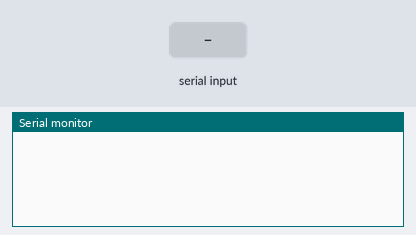
Bench run of a sketch on a simulated Arduino Uno, built with avr-gcc and run on an emulated ATmega328P. Parts: the last lines printed to the serial monitor. The test bench sets the inputs (shaded band).

Above: at 1.2 s.
1.3 s: "90,45\n" received over Serial
At 2.2 s:
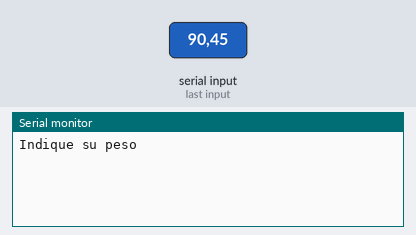
4.0 s: "30,150\n" received over Serial
At 7.9 s:
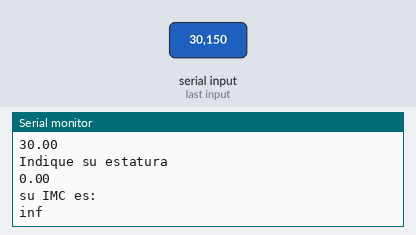
Timing chart, 0 to 9.4 s (numbered marks = the images above; inputs shaded):
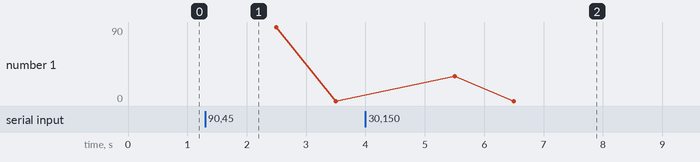

Measured:
- after the input at 1.3 s, the serial monitor: prints a new line after 0.20 s (image 1)
- after the input at 4.0 s, the serial monitor: prints a new line after 1.5 s (image 2)

The sketch:

MasaCorporal_nov22a.ino
```cpp
double p,e,imc;

void setup() {
  // put your setup code here, to run once:
  Serial.begin(9600);
  p=0;
  e=0;
}

void loop() {
  // put your main code here, to run repeatedly:


 if(Serial.available()>0){
    Serial.println("Indique su peso");
   p= Serial.readString().toInt();
  Serial.println(p);
    Serial.println("Indique su estatura");
    e= Serial.readString().toInt();


Serial.println(e);
    imc=p/(e*e);

    Serial.println("su IMC es:");
    Serial.println(imc);

  }
 delay(500);


}
```
